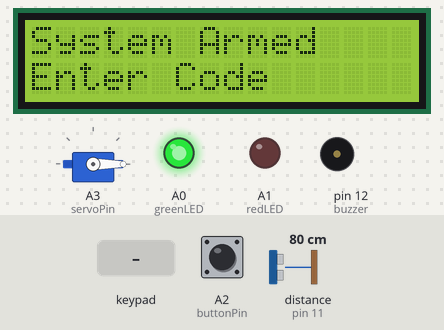
Recording of a sketch running on a simulated Arduino Uno, built with avr-gcc and run on an emulated ATmega328P. Parts: 16×2 character LCD, servo, output pins drawn as LEDs (lit = HIGH), buzzer (waves = sounding). Dashed ring = blinking. Inputs (shaded band) come from the test bench; at power-on: distance to the obstacle (sensor on pin 11) 80 cm, A2 (buttonPin) HIGH. The echo pulse lasts 58.3 µs per cm; pins used as bus, display or sensor lines are not drawn.

Above: at 3.3 s.
3.4 s: distance to the obstacle (sensor on pin 11) set to 2 cm
6.4 s: keypad keys 1 2 3 4 # pressed 0.4 s apart
At 7.03 s:
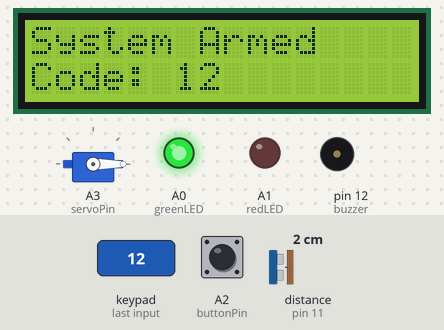
9.9 s: A2 (buttonPin) pulled LOW for 0.15 s
At 10.12 s:
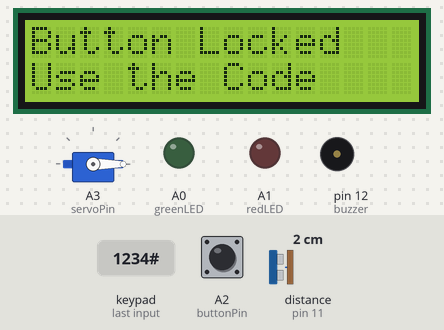
10.6 s: key 'A' pressed
At 10.88 s:
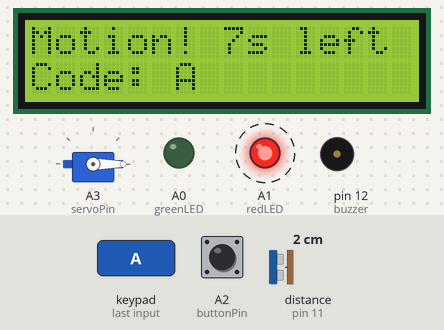
12.7 s: key 'B' pressed
At 12.87 s:
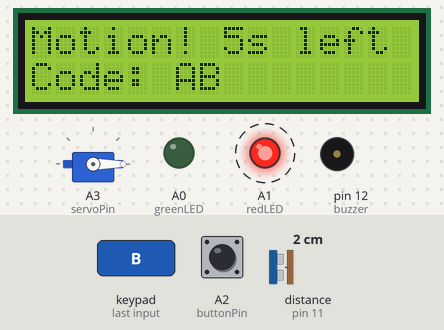
14.8 s: keypad keys 1 2 3 4 A pressed 0.4 s apart
At 16.86 s:
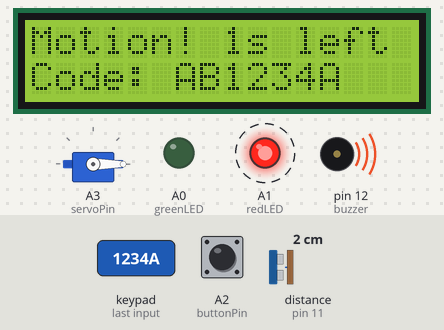
Timing chart, 0 to 21.8 s (numbered marks = the images above; inputs shaded):
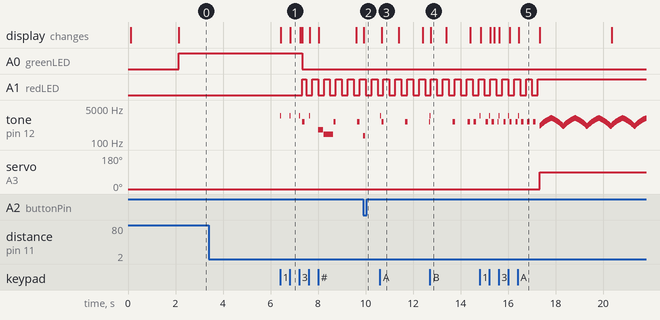

The sketch:

security_system.ino
```cpp
#include <Wire.h>
#include <LiquidCrystal_I2C.h>
#include <Servo.h>
#include <Keypad.h>
#include <EEPROM.h>

// Pins
const int trigPin   = 10;
const int echoPin   = 11;
const int buzzer    = 12;
const int servoPin  = A3;
const int buttonPin = A2;
const int greenLED  = A0;
const int redLED    = A1;

// Settings
const int  TRIGGER_DISTANCE_CM = 20;
const byte READINGS_TO_TRIGGER = 3;          // close readings in a row before alarm
const unsigned long SENSOR_INTERVAL = 100;   // ms between sensor pings
const unsigned long EXIT_DELAY      = 5000;  // time to step away after arming
const unsigned long ENTRY_DELAY     = 10000; // time to type the code after motion
const unsigned long ENTRY_TIMEOUT   = 8000;  // clear half-typed code after this
const byte MAX_ATTEMPTS = 3;
const unsigned long LOCKOUT_TIMES[] = {10000, 30000, 60000};  // gets longer each time
const byte LOCKOUT_LEVELS = 3;
const byte MIN_CODE_LEN = 4;
const byte MAX_CODE_LEN = 8;
const bool HIDE_CODE = false;                // true = show **** instead of digits

// EEPROM layout for the saved code
const int  EE_MAGIC_ADDR = 0;
const byte EE_MAGIC      = 0x42;
const int  EE_LEN_ADDR   = 1;
const int  EE_CODE_ADDR  = 2;

LiquidCrystal_I2C lcd(0x27, 16, 2);
Servo myServo;

// Keypad
const byte ROWS = 4;
const byte COLS = 4;
char keys[ROWS][COLS] = {
  {'1','2','3','A'},
  {'4','5','6','B'},
  {'7','8','9','C'},
  {'*','0','#','D'}
};
byte rowPins[ROWS] = {9, 8, 7, 6};
byte colPins[COLS] = {5, 4, 3, 2};
Keypad keypad = Keypad(makeKeymap(keys), rowPins, colPins, ROWS, COLS);

// Passwords
const String DEFAULT_ARM_PASSWORD = "1234";
const String ALERT_PASSWORD       = "2468";
String armPassword = DEFAULT_ARM_PASSWORD;   // loaded from EEPROM at startup
String entered = "";
String newCode = "";

// System states
enum State { DISARMED, ARMED, ENTRY, ALERT, CONFIRM, CHANGE_OLD, CHANGE_NEW, CHANGE_REPEAT };
State state = ARMED;

bool resetRequested = false;   // button pressed during alarm -> arm code resets it
byte failedAttempts = 0;
byte lockoutLevel = 0;
bool lockedOut = false;
unsigned long lockoutStart = 0;
unsigned long lockoutDuration = 0;
unsigned long lastKeyTime = 0;
unsigned long armedAt = 0;
unsigned long entryStart = 0;
unsigned long alertStart = 0;
unsigned long lastSensorTime = 0;
byte closeReadings = 0;
unsigned long messageStart = 0;
unsigned long messageDuration = 0;   // 0 = no temporary message on screen
bool notifiedPending = false;
bool lastButtonState = HIGH;

// ---------- Sounds ----------

struct Note { unsigned int freq; unsigned int ms; };
const Note CLICK[] = {{2000, 30}};
const Note GOOD[]  = {{1500, 80}, {2000, 80}, {2600, 120}};
const Note BAD[]   = {{400, 200}, {250, 400}};
const Note DENY[]  = {{200, 80}};
const Note WARN[]  = {{1000, 100}};

const Note* melody = nullptr;
byte melodyLen = 0;
byte melodyIndex = 0;
unsigned long noteStart = 0;
bool sirenOn = false;
unsigned long lastSirenUpdate = 0;
unsigned long lastWarnBeep = 0;

#define PLAY(m) playSound(m, sizeof(m) / sizeof(m[0]))

void playSound(const Note* m, byte len) {
  melody = m;
  melodyLen = len;
  melodyIndex = 0;
  noteStart = millis();
  tone(buzzer, m[0].freq, m[0].ms);
}

// ---------- Setup & loop ----------

void setup() {
  pinMode(trigPin, OUTPUT);
  pinMode(echoPin, INPUT);
  pinMode(buzzer, OUTPUT);
  pinMode(buttonPin, INPUT_PULLUP);
  pinMode(greenLED, OUTPUT);
  pinMode(redLED, OUTPUT);

  lcd.init();
  lcd.backlight();
  myServo.attach(servoPin);
  myServo.write(0);
  delay(10);

  // Hold the button while powering on to reset a forgotten code
  if (digitalRead(buttonPin) == LOW) {
    armPassword = DEFAULT_ARM_PASSWORD;
    saveCode();
    printLine(0, "Code Reset To");
    printLine(1, "Default: " + DEFAULT_ARM_PASSWORD);
    delay(2000);
  } else {
    loadCode();
  }

  printLine(0, "Security System");
  printLine(1, "Starting...");
  delay(2000);   // the only other blocking delay, at boot

  lastButtonState = digitalRead(buttonPin);
  setState(ARMED);
  showStatus();
}

void loop() {
  checkButton();
  checkKeypad();
  checkSensor();
  updateEntryDelay();
  updateSound();
  updateLEDs();
  updateScreenTimers();
}

void setState(State s) {
  bool sirenState = (s == ALERT || s == CONFIRM);
  if (sirenOn && !sirenState) {
    noTone(buzzer);
    sirenOn = false;
  }
  if (s == ALERT && state != CONFIRM) {
    alertStart = millis();
    resetRequested = false;
  }
  if (s == ARMED) armedAt = millis();
  if (s == ENTRY) {
    entryStart = millis();
    lastWarnBeep = 0;
  }

  state = s;
  entered = "";
  closeReadings = 0;
  myServo.write((s == ARMED || s == ENTRY) ? 0 : 90);
}

bool isChangeState() {
  return state == CHANGE_OLD || state == CHANGE_NEW || state == CHANGE_REPEAT;
}

// ---------- Inputs ----------

void checkButton() {
  static unsigned long lastChange = 0;
  bool reading = digitalRead(buttonPin);
  if (reading != lastButtonState && millis() - lastChange > 50) {
    lastChange = millis();
    lastButtonState = reading;
    if (reading == LOW) {
      onButtonPress();
    }
  }
}

void onButtonPress() {
  switch (state) {
    case DISARMED:
      // Arming is always safe, so no code needed
      setState(ARMED);
      PLAY(GOOD);
      showMessage("Button Pressed", "System Armed", 1500);
      break;
    case ALERT:
      // Silencing the alarm needs the arm code
      resetRequested = true;
      entered = "";
      PLAY(CLICK);
      showStatus();
      break;
    default:
      PLAY(DENY);
      showMessage("Button Locked", "Use the Code", 1500);
      break;
  }
}

void checkKeypad() {
  char key = keypad.getKey();
  if (!key) return;

  if (lockedOut) {
    PLAY(DENY);
    return;
  }

  lastKeyTime = millis();
  PLAY(CLICK);

  if (state == CONFIRM) {
    handleConfirmation(key);
  } else {
    handleCodeKey(key);
  }
}

void checkSensor() {
  if (state != ARMED) return;
  if (millis() - armedAt < EXIT_DELAY) return;
  if (millis() - lastSensorTime < SENSOR_INTERVAL) return;
  lastSensorTime = millis();

  long distance = getDistance();
  if (distance > 0 && distance < TRIGGER_DISTANCE_CM) {
    closeReadings++;
    if (closeReadings >= READINGS_TO_TRIGGER) {
      setState(ENTRY);
      messageDuration = 0;
      showStatus();
    }
  } else {
    closeReadings = 0;
  }
}

long getDistance() {
  digitalWrite(trigPin, LOW);
  delayMicroseconds(2);
  digitalWrite(trigPin, HIGH);
  delayMicroseconds(10);
  digitalWrite(trigPin, LOW);
  long duration = pulseIn(echoPin, HIGH, 25000);
  if (duration == 0) return -1;   // no echo
  return duration / 58;           // cm
}

// ---------- Keypad logic ----------

void handleCodeKey(char key) {
  if (key == '*') {
    if (entered.length() == 0 && isChangeState()) {
      setState(DISARMED);
      showMessage("Code Change", "Cancelled", 1500);
      return;
    }
    entered = "";
    showStatus();
    return;
  }

  if (key == 'A' && state == DISARMED && entered.length() == 0) {
    setState(CHANGE_OLD);
    messageDuration = 0;
    showStatus();
    return;
  }

  if (key == '#') {
    if (entered.length() > 0) submitCode();
    return;
  }

  if (entered.length() < MAX_CODE_LEN) {
    entered += key;
    messageDuration = 0;
    notifiedPending = false;
    showStatus();
  }
}

void submitCode() {
  String code = entered;
  entered = "";

  switch (state) {
    case ALERT:
      if (code == ALERT_PASSWORD) {
        codeAccepted();
        setState(CONFIRM);
        showStatus();
      } else if (resetRequested && code == armPassword) {
        codeAccepted();
        setState(ARMED);
        showMessage("Alarm Reset", "System Armed", 1500);
      } else {
        wrongCode();
      }
      break;

    case DISARMED:
    case ARMED:
    case ENTRY:
      if (code == armPassword) {
        bool arming = (state == DISARMED);
        codeAccepted();
        setState(arming ? ARMED : DISARMED);
        showMessage("Access Granted", arming ? "System Armed" : "System Disarmed", 1500);
      } else {
        wrongCode();
      }
      break;

    case CHANGE_OLD:
      if (code == armPassword) {
        codeAccepted();
        setState(CHANGE_NEW);
        showStatus();
      } else {
        wrongCode();
      }
      break;

    case CHANGE_NEW:
      if (code.length() < MIN_CODE_LEN || !allDigits(code)) {
        PLAY(BAD);
        showMessage("Use 4-8 Digits", "Try Again", 1500);
      } else if (code == ALERT_PASSWORD) {
        PLAY(BAD);
        showMessage("Can't Use That", "Try Again", 1500);
      } else {
        newCode = code;
        setState(CHANGE_REPEAT);
        showStatus();
      }
      break;

    case CHANGE_REPEAT:
      if (code == newCode) {
        armPassword = newCode;
        saveCode();
        PLAY(GOOD);
        setState(DISARMED);
        showMessage("Code Saved!", "New Code Active", 2000);
      } else {
        PLAY(BAD);
        setState(CHANGE_NEW);
        showMessage("No Match", "Start Again", 1500);
      }
      break;

    default:
      break;
  }
}

void handleConfirmation(char key) {
  if (key == '1') {
    setState(DISARMED);
    PLAY(GOOD);
    showMessage("False Alarm", "System Disarmed", 2000);
  } else if (key == '2') {
    setState(DISARMED);
    showMessage("Calling 911...", "", 2000);
    notifiedPending = true;   // shows "Authorities Notified" next
  }
}

void codeAccepted() {
  failedAttempts = 0;
  lockoutLevel = 0;
  PLAY(GOOD);
}

void wrongCode() {
  failedAttempts++;
  PLAY(BAD);
  if (failedAttempts >= MAX_ATTEMPTS) {
    failedAttempts = 0;
    lockoutDuration = LOCKOUT_TIMES[lockoutLevel];
    if (lockoutLevel < LOCKOUT_LEVELS - 1) lockoutLevel++;
    lockedOut = true;
    lockoutStart = millis();
    if (isChangeState()) setState(DISARMED);
    showMessage("Too Many Tries", "Locked " + String(lockoutDuration / 1000) + " sec", 2000);
  } else {
    showMessage("Wrong Password", "Tries: " + String(failedAttempts) + "/" + String(MAX_ATTEMPTS), 1500);
  }
}

bool allDigits(const String &s) {
  for (unsigned int i = 0; i < s.length(); i++) {
    if (s[i] < '0' || s[i] > '9') return false;
  }
  return true;
}

// ---------- Saved code (EEPROM) ----------

void loadCode() {
  if (EEPROM.read(EE_MAGIC_ADDR) != EE_MAGIC) return;   // nothing saved yet
  byte len = EEPROM.read(EE_LEN_ADDR);
  if (len < MIN_CODE_LEN || len > MAX_CODE_LEN) return;
  String code = "";
  for (byte i = 0; i < len; i++) {
    code += (char)EEPROM.read(EE_CODE_ADDR + i);
  }
  if (allDigits(code)) armPassword = code;
}

void saveCode() {
  EEPROM.update(EE_LEN_ADDR, armPassword.length());
  for (byte i = 0; i < armPassword.length(); i++) {
    EEPROM.update(EE_CODE_ADDR + i, armPassword[i]);
  }
  EEPROM.update(EE_MAGIC_ADDR, EE_MAGIC);
}

// ---------- Alarm, sound & LEDs ----------

void triggerAlert() {
  setState(ALERT);
  notifiedPending = false;
  showMessage("!! ALERT !!", "Intruder Alert!", 3000);
}

void updateEntryDelay() {
  if (state != ENTRY) return;
  unsigned long elapsed = millis() - entryStart;
  if (elapsed >= ENTRY_DELAY) {
    triggerAlert();
    return;
  }
  // Warning beeps, faster in the last 3 seconds
  unsigned long beepEvery = (ENTRY_DELAY - elapsed < 3000) ? 250 : 1000;
  if (melody == nullptr && millis() - lastWarnBeep >= beepEvery) {
    lastWarnBeep = millis();
    PLAY(WARN);
  }
}

void updateSound() {
  // Siren: sweeps 600 Hz -> 1600 Hz -> 600 Hz every second
  if (state == ALERT || state == CONFIRM) {
    melody = nullptr;
    if (millis() - lastSirenUpdate >= 10) {
      lastSirenUpdate = millis();
      unsigned long phase = (millis() - alertStart) % 1000;
      unsigned int freq = (phase < 500) ? 600 + phase * 2 : 600 + (1000 - phase) * 2;
      tone(buzzer, freq);
      sirenOn = true;
    }
    return;
  }

  // Short sound effects
  if (melody != nullptr && millis() - noteStart >= melody[melodyIndex].ms + 20) {
    melodyIndex++;
    if (melodyIndex >= melodyLen) {
      melody = nullptr;
    } else {
      noteStart = millis();
      tone(buzzer, melody[melodyIndex].freq, melody[melodyIndex].ms);
    }
  }
}

void updateLEDs() {
  bool blink = (millis() / 250) % 2;
  bool red = (state == ALERT || state == CONFIRM) || (state == ENTRY && blink);
  digitalWrite(greenLED, state == ARMED ? HIGH : LOW);  // Armed = green
  digitalWrite(redLED, red ? HIGH : LOW);               // Entry = blinking red, Alert = red
  // Disarmed = both off
}

// ---------- Screen ----------

// Prints a full 16-char line (pads with spaces, no flicker from lcd.clear())
void printLine(byte row, const String &text) {
  lcd.setCursor(0, row);
  lcd.print(text);
  for (int i = text.length(); i < 16; i++) {
    lcd.print(' ');
  }
}

void showMessage(const String &line1, const String &line2, unsigned long ms) {
  printLine(0, line1);
  printLine(1, line2);
  messageStart = millis();
  messageDuration = ms;
}

unsigned long entrySecsLeft() {
  unsigned long elapsed = millis() - entryStart;
  if (elapsed >= ENTRY_DELAY) return 0;
  return (ENTRY_DELAY - elapsed + 999) / 1000;
}

unsigned long lockSecondsLeft() {
  unsigned long elapsed = millis() - lockoutStart;
  if (elapsed >= lockoutDuration) return 0;
  return (lockoutDuration - elapsed + 999) / 1000;
}

String topLine() {
  switch (state) {
    case CONFIRM:       return "1 = False Alarm";
    case CHANGE_OLD:    return "Change: Old Code";
    case CHANGE_NEW:    return "Change: New Code";
    case CHANGE_REPEAT: return "Repeat New Code";
    case ENTRY:         return "Motion! " + String(entrySecsLeft()) + "s left";
    case ALERT:         return "!! ALERT !!";
    case ARMED:         return lockedOut ? "System Locked" : "System Armed";
    default:            return lockedOut ? "System Locked" : "System Disarmed";
  }
}

String bottomLine() {
  if (state == CONFIRM) return "2 = Real Threat";
  if (lockedOut) return "Wait " + String(lockSecondsLeft()) + " sec";

  if (entered.length() > 0) {
    String shown = entered;
    if (HIDE_CODE) {
      shown = "";
      for (unsigned int i = 0; i < entered.length(); i++) shown += '*';
    }
    return "Code: " + shown;
  }

  switch (state) {
    case ALERT:    return resetRequested ? "Code to Reset" : "Enter Alert Code";
    case DISARMED: return "Code / A=Change";
    case CHANGE_OLD:
    case CHANGE_NEW:
    case CHANGE_REPEAT: return "# = OK  * = Back";
    default:       return "Enter Code";
  }
}

void showStatus() {
  printLine(0, topLine());
  printLine(1, bottomLine());
}

void updateScreenTimers() {
  // Temporary message finished -> back to the normal screen
  if (messageDuration > 0 && millis() - messageStart >= messageDuration) {
    messageDuration = 0;
    if (notifiedPending) {
      notifiedPending = false;
      showMessage("Authorities", "Notified", 3000);
    } else {
      showStatus();
    }
  }

  // Half-typed code timed out
  if (entered.length() > 0 && millis() - lastKeyTime >= ENTRY_TIMEOUT) {
    entered = "";
    showStatus();
  }

  // Lockout finished
  if (lockedOut && millis() - lockoutStart >= lockoutDuration) {
    lockedOut = false;
    if (messageDuration == 0) showStatus();
  }

  // Keep countdowns on screen up to date
  static unsigned long lastRedraw = 0;
  if ((lockedOut || state == ENTRY) && messageDuration == 0 && millis() - lastRedraw >= 250) {
    lastRedraw = millis();
    showStatus();
  }
}
```

Measured:
- after the input at 3.4 s, every drawn part: stays the same
- after the input at 6.4 s, the display: first changes at once (image 1 shows a later state)
- after the input at 9.9 s, tone on pin 12 (buzzer): silent → 200 Hz at once, → silent 0.08 s later; the display: changes at once (image 2)
- after the input at 10.6 s, the display: changes after 0.07 s (image 3)
- after the input at 12.7 s, the display: changes after 0.05 s (image 4)
- by itself, A1 (redLED): alternates HIGH for 0.25 s and LOW for 0.25 s, 10 changes in all, then stays HIGH
- by itself, tone on pin 12 (buzzer): plays 2000 Hz for 0.03 s, 2000 Hz for 0.03 s, 2000 Hz for 0.03 s, 1000 Hz for 0.10 s, 2000 Hz for 0.03 s, 400 Hz for 0.20 s … (9 notes in this stretch)
- what the display in image 3 shows lasts 0.7 s, from 10.7 s to 11.4 s
